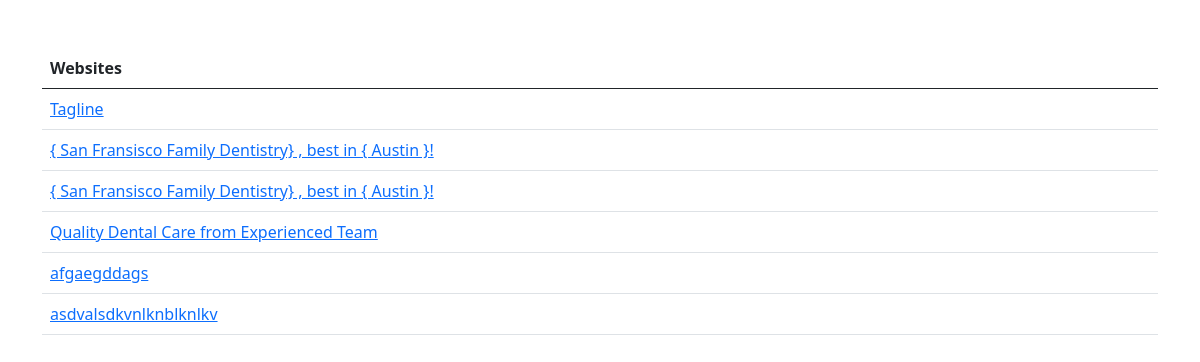
Before: /websites with the older database file.
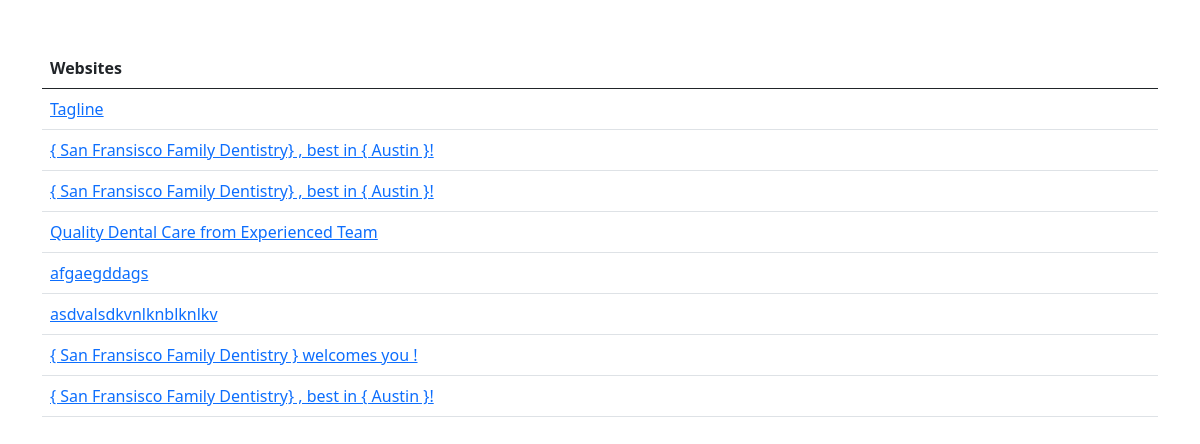
After: the same page with the newer database file.
### core/models.py (models this page shows)
class Website(models.Model):
    logo = models.FileField(upload_to='attachments/',blank=False, null=False)
    tagline = models.CharField(max_length=100)

### core/views.py (the view)
# urls.py: path('websites', websites, name="Created Websites"),
def websites(request,*args, **kwargs):
    queryset = Website.objects.all()
    serializer = WebsiteSerializers(queryset, many=True)
    content = {
        'data': serializer.data
    }
    return render(request,"websites.html", content)

### core/templates/websites.html (shortened to what this page needs)
{% extends './layouts/base-afterlogin.html' %}
{% load static %}
{% block static %}
    <link href="https://cdn.jsdelivr.net/npm/bootstrap@5.0.0-beta2/dist/css/bootstrap.min.css" rel="stylesheet">
{% endblock %}
{% block content %}
    <div class="container pt-5">
        <table class="table table-hover">
            <thead>
                <tr>
                    <th scope="col">Websites</th>
                </tr>
            </thead>
            <tbody>
            {% for websites in data %}
                <tr>
                    <td scope="row"><a href="http://127.0.0.1:8000/seewebsites/{{websites.id}}" target="_blank">{{websites.tagline}}</a></td>
                </tr>
            {% endfor %}
        </tbody>
        </table>
    </div>
{% endblock %}

### core/templates/layouts/base-afterlogin.html (shortened to what this page needs)
{% load static %}
<!DOCTYPE html>
<html data-wf-page="6028c3166d3b4045835200ba" data-wf-site="6028c3166d3b40fdac5200b9">
<head>
    {% include "includes/header.html" %}
  {% block static %} {% endblock static %}
</head>
<body>
    {% block content %} {% endblock content %}
</body>
</html>

### core/templates/includes/header.html
{% load static %}
  <link href="{% static 'css/normalize.css' %}" rel="stylesheet" type="text/css">
  <link href="{% static 'css/webflow.css' %}" rel="stylesheet" type="text/css">
  <link href="{% static 'css/shalvis-supercool-project.webflow.css' %}" rel="stylesheet" type="text/css">

### core/templates/includes/scripts.html (shortened to what this page needs)
{% load static %}

### core/static/css/webflow.css (style rules this page uses)
* { -webkit-box-sizing: border-box; -moz-box-sizing: border-box; box-sizing: border-box; }
html { height: 100%; }
body { margin: 0; min-height: 100%; background-color: #fff; font-family: Arial, sans-serif; font-size: 14px; line-height: 20px; color: #333; }

Changed rows visible on the page:
added Website: tagline "{ San Fransisco Family Dentistry } welcomes you !"
added Website: tagline "{ San Fransisco Family Dentistry} , best in { Austin }!"
